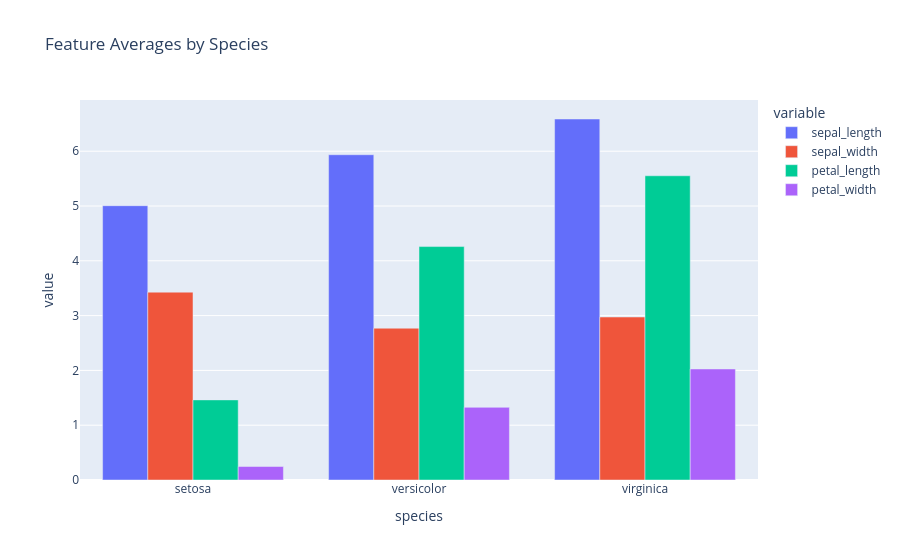

The notebook cell saved with this chart:
### Markdown cell above
#### Barplots
The grouped bar plot below shows the mean for each of the 4 features based on species.

- Petal width is shortest feature in all species
- Setosa shows a distinct pattern from the other two where sepal width>petal length

### Code cell
px.bar(grouped_df, x="species", y=feature_cols, 
             barmode="group", title="Feature Averages by Species")

### Figure 1 — Plotly figure (JSON) as saved in the notebook; plotly's stock layout.template omitted (floating-point values rounded to 4 significant figures)
{"data": [{"alignmentgroup": "True", "hovertemplate": "variable=sepal_length<br>species=%{x}<br>value=%{y}<extra></extra>", "legendgroup": "sepal_length", "marker": {"color": "#636efa", "pattern": {"shape": ""}}, "name": "sepal_length", "offsetgroup": "sepal_length", "orientation": "v", "showlegend": true, "textposition": "auto", "type": "bar", "x": ["setosa", "versicolor", "virginica"], "xaxis": "x", "y": [5.006, 5.936, 6.588], "yaxis": "y"}, {"alignmentgroup": "True", "hovertemplate": "variable=sepal_width<br>species=%{x}<br>value=%{y}<extra></extra>", "legendgroup": "sepal_width", "marker": {"color": "#EF553B", "pattern": {"shape": ""}}, "name": "sepal_width", "offsetgroup": "sepal_width", "orientation": "v", "showlegend": true, "textposition": "auto", "type": "bar", "x": ["setosa", "versicolor", "virginica"], "xaxis": "x", "y": [3.428, 2.77, 2.974], "yaxis": "y"}, {"alignmentgroup": "True", "hovertemplate": "variable=petal_length<br>species=%{x}<br>value=%{y}<extra></extra>", "legendgroup": "petal_length", "marker": {"color": "#00cc96", "pattern": {"shape": ""}}, "name": "petal_length", "offsetgroup": "petal_length", "orientation": "v", "showlegend": true, "textposition": "auto", "type": "bar", "x": ["setosa", "versicolor", "virginica"], "xaxis": "x", "y": [1.462, 4.26, 5.552], "yaxis": "y"}, {"alignmentgroup": "True", "hovertemplate": "variable=petal_width<br>species=%{x}<br>value=%{y}<extra></extra>", "legendgroup": "petal_width", "marker": {"color": "#ab63fa", "pattern": {"shape": ""}}, "name": "petal_width", "offsetgroup": "petal_width", "orientation": "v", "showlegend": true, "textposition": "auto", "type": "bar", "x": ["setosa", "versicolor", "virginica"], "xaxis": "x", "y": [0.246, 1.326, 2.026], "yaxis": "y"}], "layout": {"barmode": "group", "legend": {"title": {"text": "variable"}, "tracegroupgap": 0}, "title": {"text": "Feature Averages by Species"}, "xaxis": {"anchor": "y", "domain": [0, 1], "title": {"text": "species"}}, "yaxis": {"anchor": "x", "domain": [0, 1], "title": {"text": "value"}}}}
